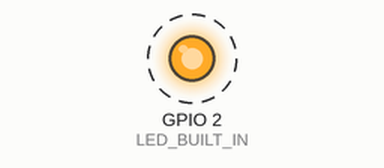
This sketch was run on a simulated ESP32. Parts: output pins drawn as LEDs (lit = HIGH). Dashed ring = blinking. WiFi joins after 1.5 s; servers stay silent unless stated; what the sketch prints to the serial monitor is not drawn.

Above: at 1.7 s.
Timing chart, 0 to 4.5 s (numbered marks = the images above):
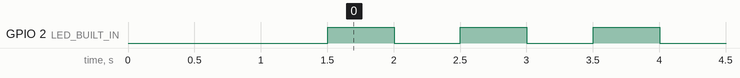

Measured:
- by itself, GPIO 2 (LED_BUILT_IN): alternates HIGH for 0.50 s and LOW for 0.50 s

The sketch:

040-01_ESP32_tcp_sender_int.ino
```cpp
/**********************************************************************
* Filename    : 040-01_ESP32_tcp_sender_int
* Description : Building simple arduino Task project
* In this project we are going to run 2 loops in parallel,
* Loop 1 (Standard): TCP Client that connects to aphone and
* sends the doubling numbers.
* Task 2 (The New Worker): Blinks the built-in LED every 0.5 seconds.
* Auther      : Alternatives Solutions.
* Modification: 2026/04/20
**********************************************************************/
//ESP32 for now does not support 5G connection

//PLease check the C++ VS code in img/035-01 folder
#include <WiFi.h>

//update the ssid and password with your own for this code to run
const char* ssid = "YOUR_WIFI_NAME";
const char* password = "YOUR_WIFI_PASSWORD";


// Instead of a client connecting to an IP, we start a Server on port 8080
const uint16_t serverPort = 8080;
WiFiServer server(serverPort);

const int LED_BUILT_IN = 2;

//extern TaskHandle_t loopTaskHandle;
// 1. We create a "Handle" (an ID card for our task)
TaskHandle_t MyTaskHandle;


void setup() {
  Serial.begin(115200);
  pinMode(LED_BUILT_IN, OUTPUT); // Built-in LED on most ESP32s
  //digitalWrite(LED_BUILTIN, HIGH); // turn the LED OFF (Active LOW)

  WiFi.begin(ssid, password);
  while (WiFi.status() != WL_CONNECTED) { delay(500); Serial.print("."); }
  Serial.println("\nWiFi Connected!");
  Serial.print("ESP32 IP Address: ");
  Serial.println(WiFi.localIP()); // YOU WILL NEED THIS FOR THE ANDROID APP

  server.begin(); // Start listening for the phone

  // Task 1: The Blinker (Core 0)
  xTaskCreatePinnedToCore(BlinkTask, "Blink", 1000, NULL, 1, NULL, 0);

  // Task 2: The Counter/Sender (Core 1)
  xTaskCreatePinnedToCore(TcpTask, "TCP", 4096, NULL, 1, NULL, 1);

  /*
  xTaskCreatePinnedToCore(
    MyWorkerFunction,   // The name of the function to run
    "BlinkTask",        // A name for us to read
    1000,               // Stack size (Memory for this worker)
    NULL,               // Parameters to pass (none)
    1,                  // Priority (1 is low, higher is more important)
    &MyTaskHandle,      // The ID card we created
    0                   // THE CORE: Run this on Core 0 (Loop runs on Core 1)
  );
  */
}


//task loop uses core 1.
void loop() { vTaskDelete(NULL); } // We use tasks, so loop is empty


void BlinkTask(void * pvParameters) {
  for(;;) {
    digitalWrite(LED_BUILT_IN, !digitalRead(LED_BUILT_IN));
    vTaskDelay(500 / portTICK_PERIOD_MS);
  }
}

/*
void TcpTask(void * pvParameters) {
  for(;;) {
    WiFiClient client;
    if (client.connect(serverIP, serverPort)) {
      int count = 1;
      while(count <= 128) { // Doubling logic
        client.print("Number: ");
        client.println(count);
        Serial.printf("Sent: %d\n", count);
        count *= 2;
        vTaskDelay(1000 / portTICK_PERIOD_MS);
      }
      client.stop();
    }
    vTaskDelay(5000 / portTICK_PERIOD_MS); // Wait 5s before restart
  }
}
*/
////////////////////////////////////////////////////////////////////

void TcpTask(void * pvParameters) {
  for(;;) {
    WiFiClient client = server.available(); // Wait for phone to connect
    if (client) {
      Serial.println("Phone Connected!");
      int count = 1;
      while (client.connected()) {
        // CASE 1: Sending as Raw Bytes (Little Endian) for your Java Receiver
        client.write((uint8_t*)&count, 4);
        Serial.printf("Sent Counter: %d\n", count);
        if(count >= 128) count = 1; else count *= 2; // Reset loop for testing
        vTaskDelay(1000 / portTICK_PERIOD_MS);
      }
      client.stop();
      Serial.println("Phone Disconnected");
    }
    vTaskDelay(10 / portTICK_PERIOD_MS); // Small delay to prevent watchdog issues
  }
}
```
